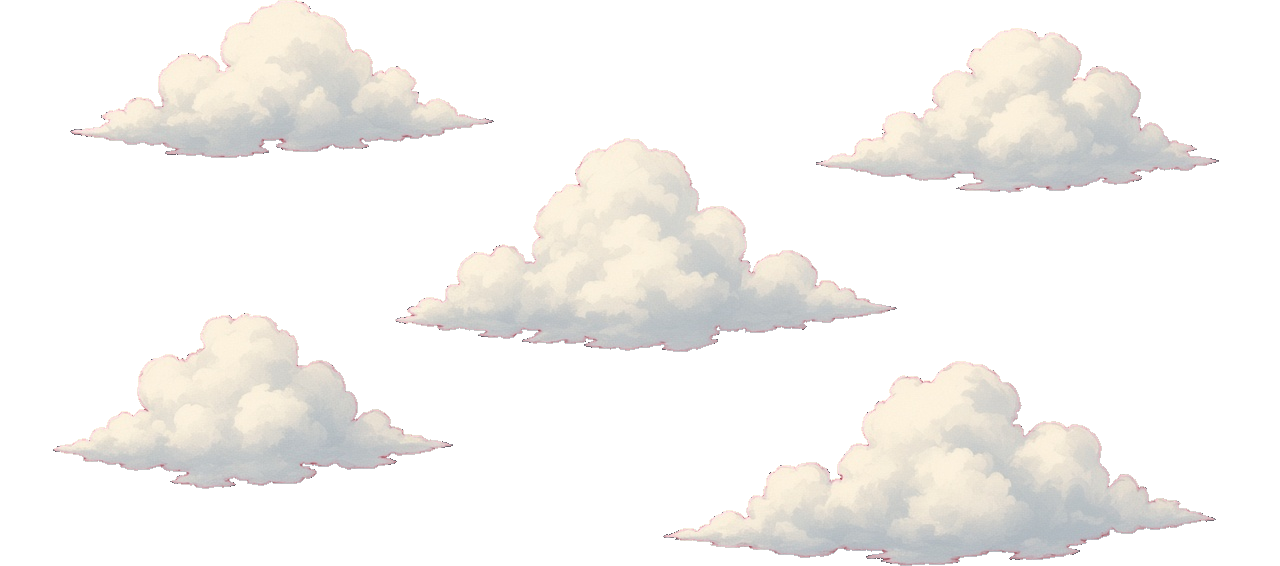
#> input picture images/props/bg-clouds.png, 1280 x 566 px, given in place of prop-drape.png, which was not available
$ python _compose_dress.py
#> lines starting #> are read from the running program, lines starting #| are printed output that depends on the picture; pictures that were not available may be replaced by others from this repository, and a replacement may not be noted
#> in main, `sheet = Image.new("RGBA", (CELL * COLS, CELL * rows), (0, 0, 0, 0))`: sheet: PIL image 2048x1024 RGBA; every value is 0
"""Key magenta backgrounds and pack generated castle props into the dress sheet."""
from PIL import Image
import os

ROOT = r"C:\Users\kaden\.cursor\projects\c-Users-kaden-OneDrive-Documents-GitHub-Games\assets"
OUT = r"images/props/emberfall-castle-dress.png"
CELL = 256
COLS = 8
FILES = [
    "prop-drape.png", "prop-curtain.png", "prop-column.png", "prop-throne.png",
    "prop-shelf.png", "prop-warmap.png", "prop-council.png", "prop-hearth.png",
    "prop-canopy.png", "prop-stores.png", "prop-prison.png", "prop-mage.png",
    "prop-hoard.png", "prop-dais.png", "prop-knight.png", "prop-bower.png",
    "prop-tree.png", "prop-feast.png", "prop-rose.png", "prop-pews.png",
    "prop-armory.png", "prop-infirm.png", "prop-guest.png", "prop-sewer.png",
    "prop-rune.png", "prop-planter.png", "prop-desk.png", "prop-telescope.png",
    "prop-flight.png",
]


def is_bg(r, g, b):
    # The generator's backdrop is a crimson-magenta, about (230, 6, 134).
    if g > 100 or r < 130 or b < 70:
        return False
    return r > g * 2.2 and b > g * 1.4


def key_magenta(im):
    im = im.convert("RGBA")
#> im is the input picture: PIL image 1280x566 RGBA; mean R, G, B, A 63.6, 61.9, 59.5, 72.9
    px = im.load()
    w, h = im.size
#> w = 1280; h = 566
    for y in range(h):
        for x in range(w):
            r, g, b, a = px[x, y]
            if is_bg(r, g, b):
                px[x, y] = (0, 0, 0, 0)
    return im


def trim(im, pad=8):
#> called with pad = 8
    bbox = im.getbbox()
#> bbox = (53, 0, 1219, 566)
    if not bbox:
        return im
    cropped = im.crop(bbox)
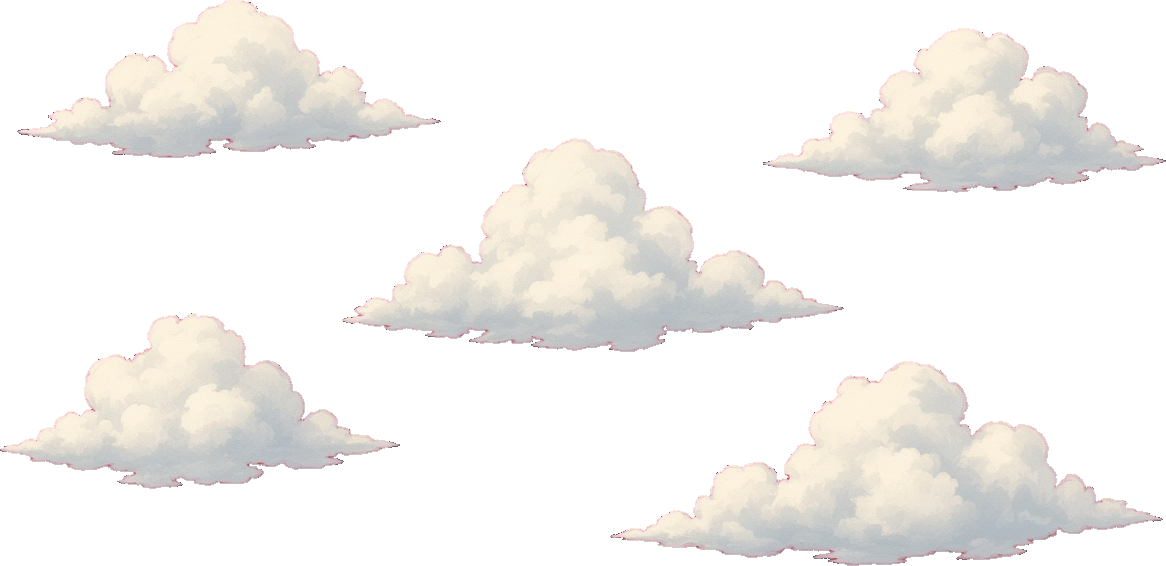
#> cropped: PIL image 1166x566 RGBA; mean R, G, B, A 69.8, 68, 65.3, 80; transparent parts drawn white
    side = max(cropped.size) + pad * 2
#> side = 1182
    canvas = Image.new("RGBA", (side, side), (0, 0, 0, 0))
#> canvas: PIL image 1182x1182 RGBA; every value is 0
    canvas.paste(cropped, ((side - cropped.size[0]) // 2, (side - cropped.size[1]) // 2), cropped)
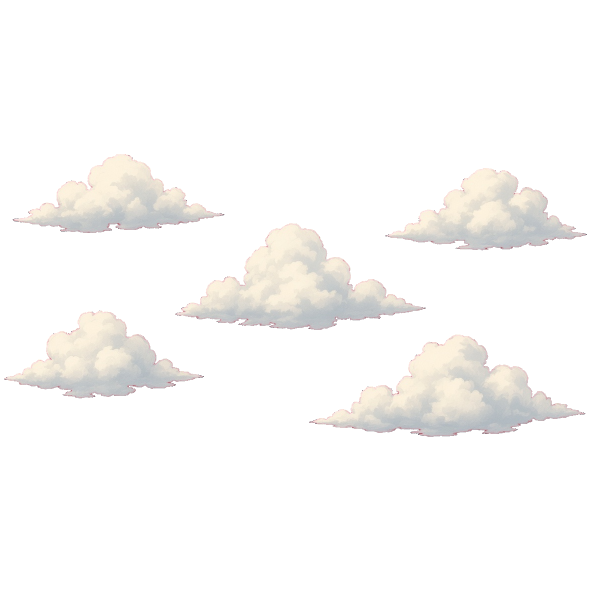
#> canvas: PIL image 1182x1182 RGBA (shown at 1/2 size); mean R, G, B, A 33, 32.1, 30.8, 37.8; transparent parts drawn white
    return canvas.resize((CELL, CELL), Image.Resampling.LANCZOS)
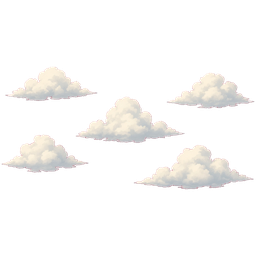
#> returned value: PIL image 256x256 RGBA; mean R, G, B, A 39.7, 38.2, 37, 37.8; transparent parts drawn white


def main():
    rows = (len(FILES) + COLS - 1) // COLS
    sheet = Image.new("RGBA", (CELL * COLS, CELL * rows), (0, 0, 0, 0))
    for i, name in enumerate(FILES):
        im = key_magenta(Image.open(os.path.join(ROOT, name)))
        im = trim(im)
        sheet.paste(im, ((i % COLS) * CELL, (i // COLS) * CELL), im)
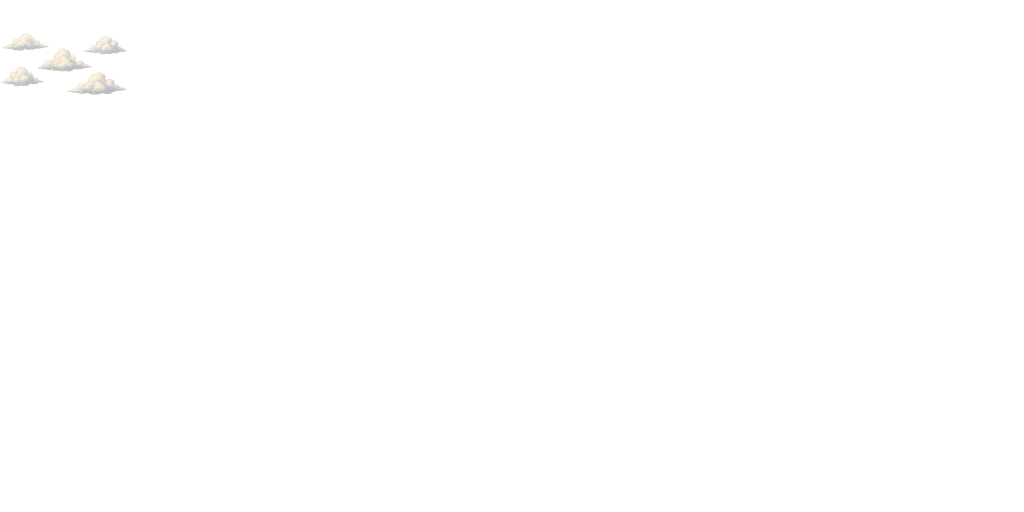
#> sheet: PIL image 2048x1024 RGBA (shown at 1/2 size); mean R, G, B, A 1, 1, 1, 1.1; transparent parts drawn white
#> pass 2 of the loop in main, `for i, name in enumerate(FILES):`:
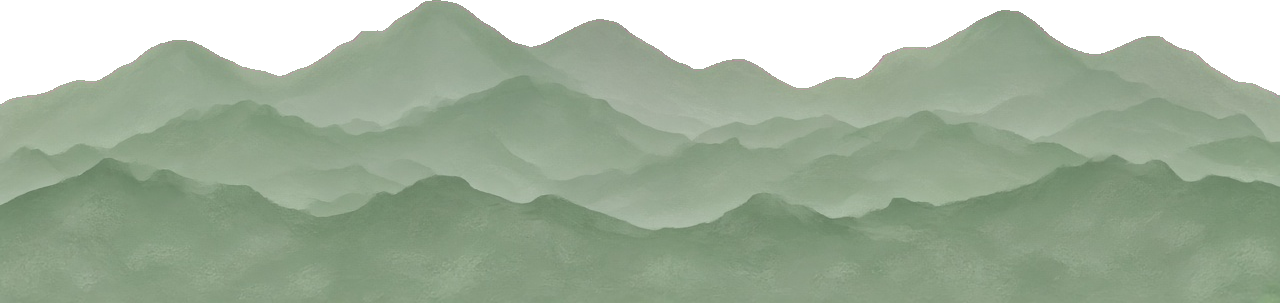
#> input picture images/props/bg-far-farm.png, 1280 x 303 px, given in place of prop-curtain.png, which was not available
#> in key_magenta, im is the input picture: PIL image 1280x303 RGBA; mean R, G, B, A 117.6, 133.4, 112.8, 211.7
#> bbox = (0, 0, 1280, 303)
#> in trim (call 2), `return canvas.resize((CELL, CELL), Image.Resampling.LANCZOS)`:
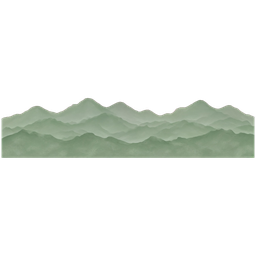
#> returned value: PIL image 256x256 RGBA; mean R, G, B, A 28.5, 32.2, 27.3, 48.9; transparent parts drawn white
#> in main, `sheet.paste(im, ((i % COLS) * CELL, (i // COLS) * CELL), im)`:
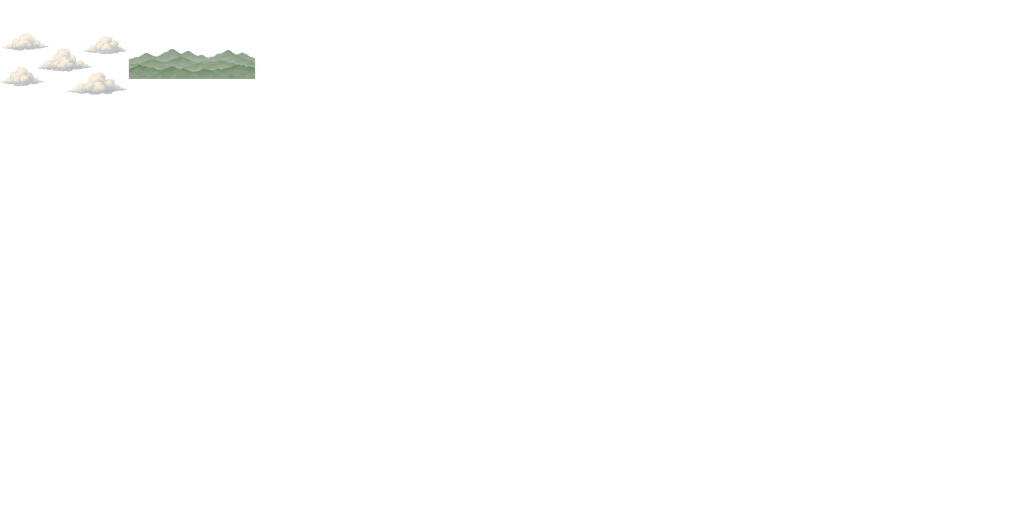
#> sheet: PIL image 2048x1024 RGBA (shown at 1/2 size); mean R, G, B, A 1.9, 2, 1.8, 2.7; transparent parts drawn white
    sheet.save(OUT)
    print(OUT, sheet.size)


if __name__ == "__main__":
#> (the run stopped early here; a loop or call above may not have finished)
